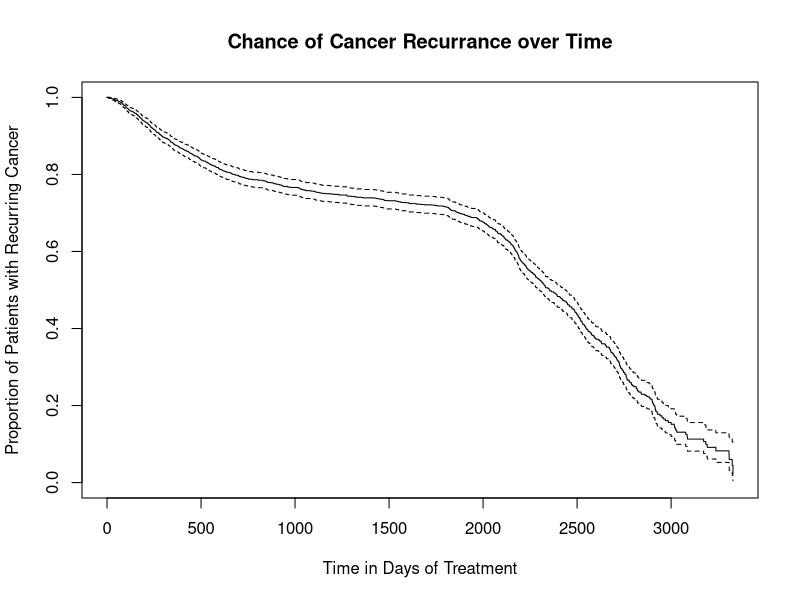
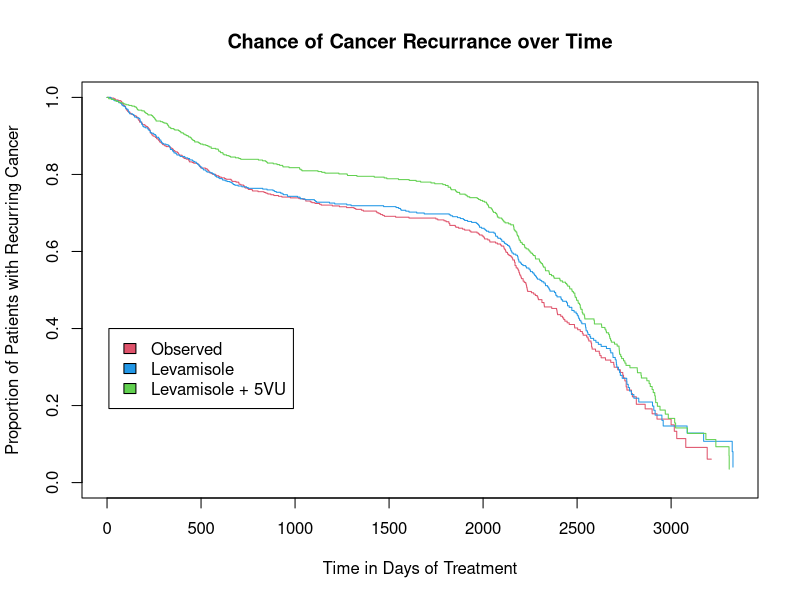
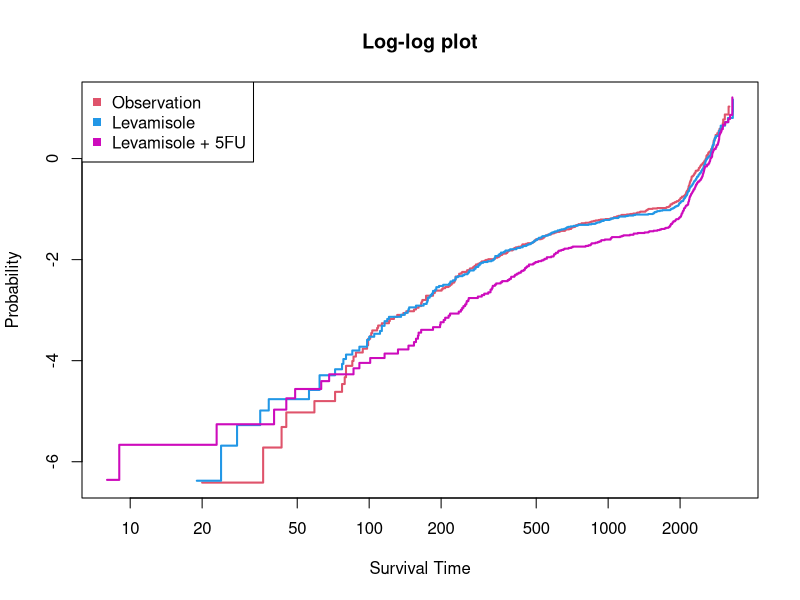
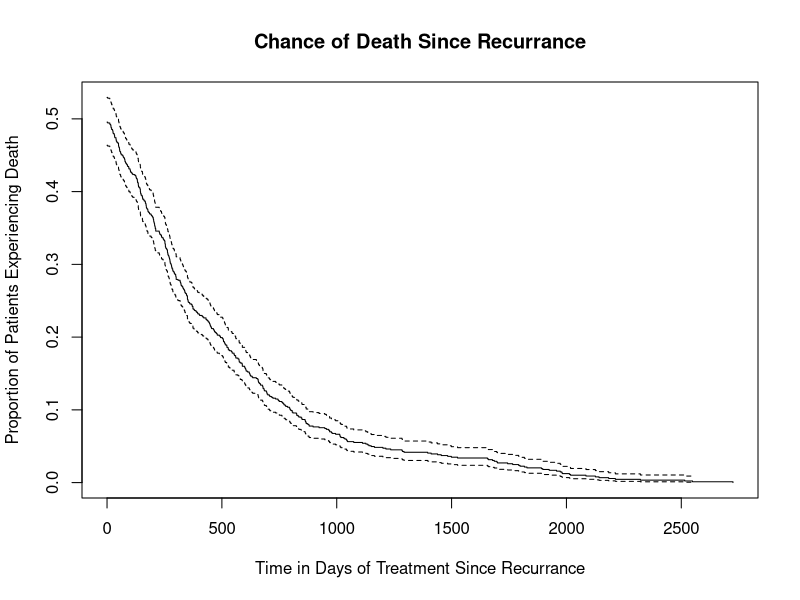
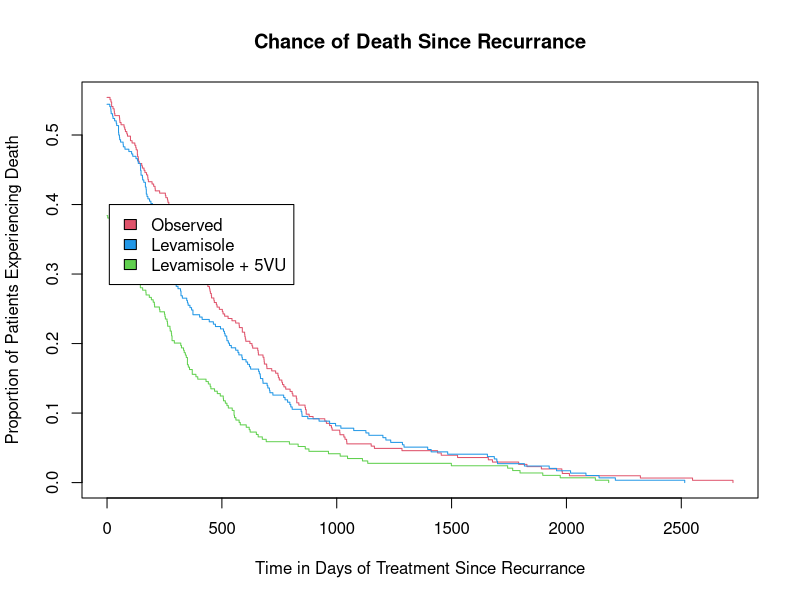
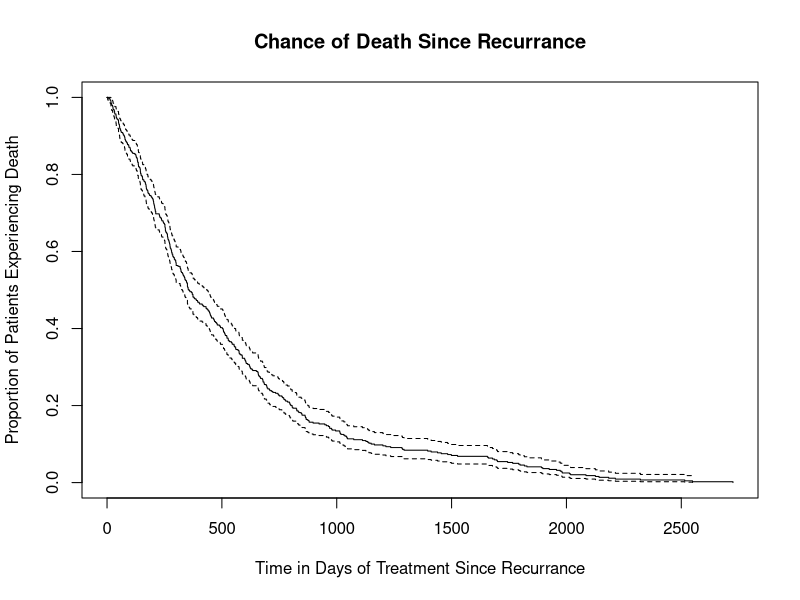
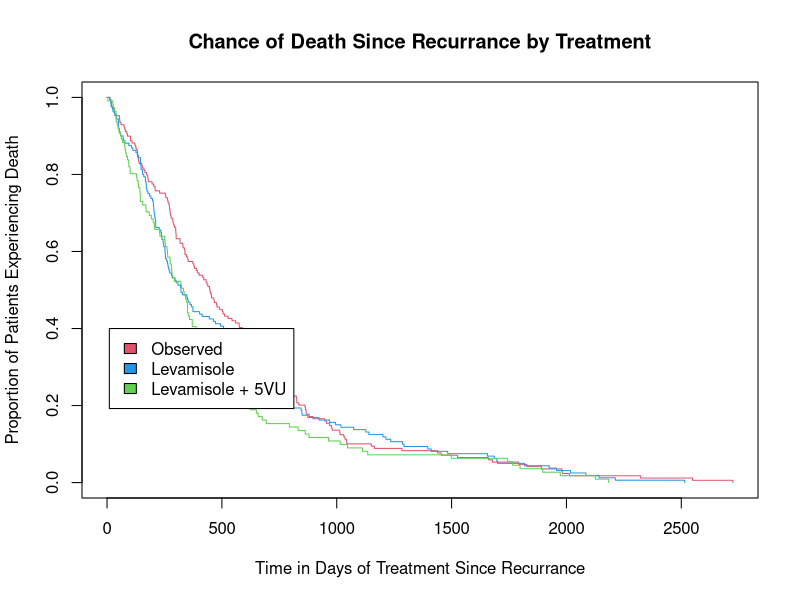
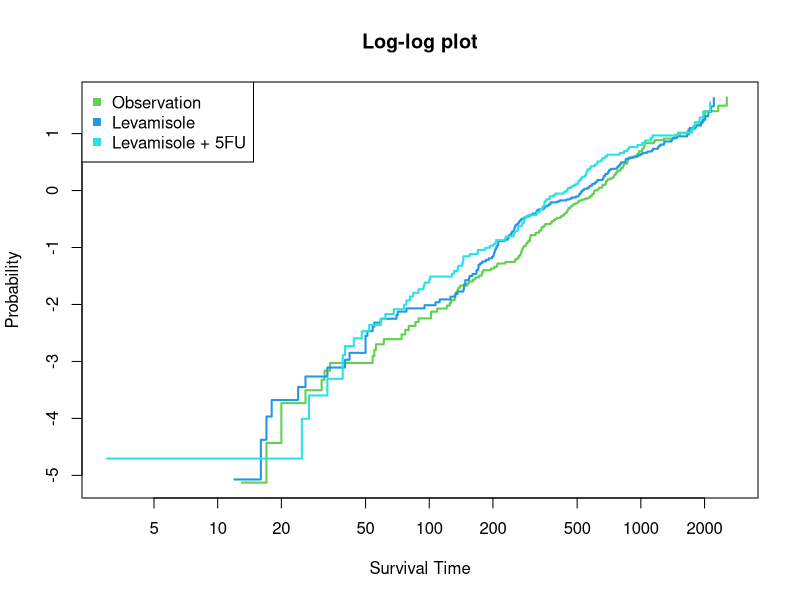

These charts were generated, in order, by the following R code:
## ---- chunk 1
knitr::opts_chunk$set(echo = TRUE)
library(survival)
library(KMsurv)
library(MASS)
library(dplyr)
library(tidyverse)
library(magrittr)
## ---- chunk 2
colon <- na.omit(colon)
colon.est <- Surv(colon$time, colon$etype == 1)
colon.fit <- survfit(colon.est ~ 1)
plot(colon.fit, main = "Chance of Cancer Recurrance over Time", xlab
= "Time in Days of Treatment", ylab = "Proportion of Patients with Recurring Cancer")
## ---- chunk 3
colon.treat <- survfit(colon.est ~ colon$rx)
plot(colon.treat, col=c(2,4,3), main = "Chance of Cancer Recurrance over Time", xlab
= "Time in Days of Treatment", ylab = "Proportion of Patients with Recurring Cancer")
legend(10,0.4,c("Observed","Levamisole","Levamisole + 5VU"),fill=c(2,4,3))
## ---- chunk 4
colon.cox.fit <- coxph(colon.est ~ colon$rx)
## ---- chunk 5
betainterval <- coef(colon.cox.fit) + c(-1.96,1.96) * sqrt(colon.cox.fit$var)
## ---- chunk 6
colon.cox.full <- coxph(colon.est ~ colon$rx + colon$age + colon$sex + colon$obstruct + colon$perfor + colon$adhere + colon$nodes + colon$differ + colon$extent + colon$surg)
colon.cox.AIC <- stepAIC(colon.cox.full, direction = "both")
## ---- chunk 7
colon.cox.red <- coxph(colon.est ~ colon$rx + colon$age + colon$obstruct + colon$nodes)
## ---- chunk 8
cox.zph(colon.cox.red, transform="km", global=TRUE)
## ---- chunk 9
plot(colon.treat,
fun="cloglog",col=c(2,4,6),xlab="Survival Time",ylab="Probability",lwd=2, main = "Log-log plot")
legend("topleft",legend=c("Observation","Levamisole","Levamisole + 5FU"), 
pch = rep(15,4),col=c(2,4,6))
## ---- chunk 10
t2 <- colon %>% filter(etype==2) %>% select(time)
t1 <- colon %>% filter(etype==1) %>% select(time)

colon.diff <- colon %>% filter(etype==2)
colon.diff$time <- (t2-t1)
colon.diff$time <- colon.diff$time$time
## ---- chunk 11
colon.diff <- na.omit(colon.diff)
colon.diff.est <- Surv(colon.diff$time, colon.diff$etype == 2)
colon.diff.fit <- survfit(colon.diff.est ~ 1)
plot(colon.diff.fit, main = "Chance of Death Since Recurrance", xlab
= "Time in Days of Treatment Since Recurrance", ylab = "Proportion of Patients Experiencing Death")
## ---- chunk 12
colon.diff.treat <- survfit(colon.diff.est ~ colon.diff$rx)
plot(colon.diff.treat, col=c(2,4,3), main = "Chance of Death Since Recurrance", xlab
= "Time in Days of Treatment Since Recurrance", ylab = "Proportion of Patients Experiencing Death")
legend(10,0.4,c("Observed","Levamisole","Levamisole + 5VU"),fill=c(2,4,3))
## ---- chunk 13
colon.death <- colon.diff %>% filter(time != 0)
## ---- chunk 14
colon..diff <- na.omit(colon.death)
colon.death.est <- Surv(colon.death$time, colon.death$etype == 2)
colon.death.fit <- survfit(colon.death.est ~ 1)
plot(colon.death.fit, main = "Chance of Death Since Recurrance", xlab
= "Time in Days of Treatment Since Recurrance", ylab = "Proportion of Patients Experiencing Death")

colon.death.treat <- survfit(colon.death.est ~ colon.death$rx)
plot(colon.death.treat, col=c(2,4,3), main = "Chance of Death Since Recurrance by Treatment", xlab
= "Time in Days of Treatment Since Recurrance", ylab = "Proportion of Patients Experiencing Death")
legend(10,0.4,c("Observed","Levamisole","Levamisole + 5VU"),fill=c(2,4,3))
## ---- chunk 15
colon.death.full <- coxph(colon.death.est ~ colon.death$rx + colon.death$age + colon.death$sex + colon.death$obstruct + colon.death$perfor + colon.death$adhere + colon.death$nodes + colon.death$differ + colon.death$extent + colon.death$surg)
colon.death.AIC <- stepAIC(colon.death.full, direction = "both")
colon.death.red <- coxph(colon.death.est ~ colon.death$rx + colon.death$age + colon.death$sex + colon.death$obstruct + colon.death$perfor + colon.death$nodes)
## ---- chunk 16
cox.zph(colon.death.red, transform="km", global=TRUE)
## ---- chunk 17
plot(colon.death.treat,
fun="cloglog",col=3:5,xlab="Survival Time",ylab="Probability",lwd=2, main = "Log-log plot")
legend("topleft",legend=c("Observation","Levamisole","Levamisole + 5FU"), 
pch = rep(15,4),col=3:5)
